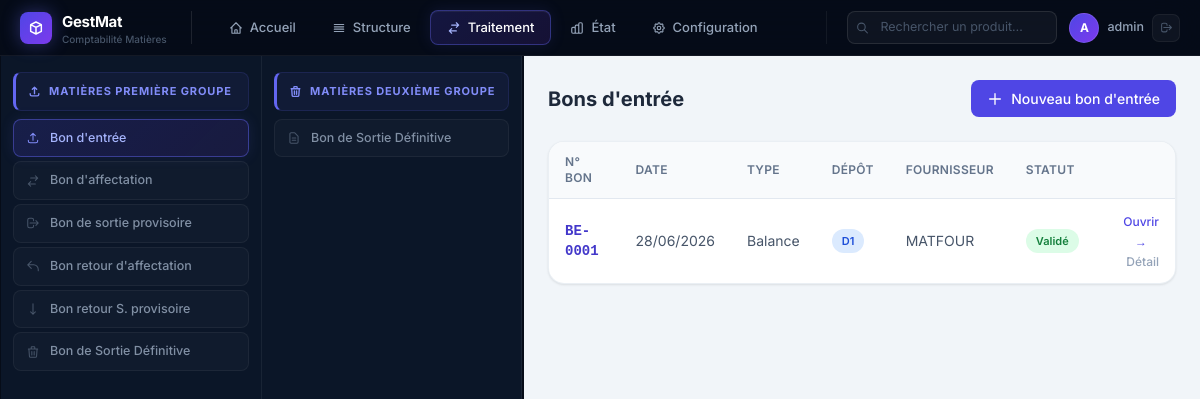
/bons-entree/ (signed in), run on the app's committed database.
### matieres/models.py (models this page shows, shortened)
class BonEntree(models.Model):
    num_bon = models.IntegerField(verbose_name="N° Bon")
    date_creation = models.DateField(verbose_name="Date de création")
    annee_exercice = models.ForeignKey(
        AnneeExercice, on_delete=models.SET_NULL, null=True, blank=True, verbose_name="Année d'exercice"
    )
    references_pieces = models.CharField(max_length=200, blank=True, verbose_name="Références pièces")
    type_entree = models.ForeignKey(
        TypeOperation, on_delete=models.SET_NULL, null=True, blank=True, verbose_name="Type d'entrée"
    )
    valide = models.BooleanField(default=False, verbose_name="Validé")
    depot = models.ForeignKey(Depot, on_delete=models.SET_NULL, null=True, blank=True, verbose_name="Dépôt")
    fournisseur = models.ForeignKey(
        Fournisseur, on_delete=models.SET_NULL, null=True, blank=True, verbose_name="Fournisseur"
    )
    num_bon_engagement = models.IntegerField(default=0, verbose_name="N° Bon d'engagement")
    num_bon_commande = models.IntegerField(default=0, verbose_name="N° Bon de commande")
    chapitre = models.CharField(max_length=100, blank=True, verbose_name="Chapitre")
    class Meta:
        verbose_name = "Bon d'entrée"
        verbose_name_plural = "Bons d'entrée"
        ordering = ['-date_creation', '-num_bon']

class TypeOperation(models.Model):
    libelle = models.CharField(max_length=100, verbose_name="Type d'opération")
    class Meta:
        verbose_name = "Type d'opération"
        verbose_name_plural = "Types d'opération"
    def __str__(self):
        return self.libelle

class Depot(models.Model):
    code = models.CharField(max_length=20, unique=True, verbose_name="Code dépôt")
    class Meta:
        verbose_name = "Dépôt"
        verbose_name_plural = "Dépôts"
        ordering = ['code']
    def __str__(self):
        return self.code

class Fournisseur(models.Model):
    nom = models.CharField(max_length=200, verbose_name="Fournisseur")
    adresse = models.CharField(max_length=300, blank=True, verbose_name="Adresse")
    telephone = models.CharField(max_length=30, blank=True, verbose_name="Téléphone")
    fax = models.CharField(max_length=30, blank=True, verbose_name="Fax")
    code_postal = models.CharField(max_length=20, blank=True, verbose_name="Code postal")
    ville = models.CharField(max_length=100, blank=True, verbose_name="Ville")
    region = models.CharField(max_length=100, blank=True, verbose_name="Région")
    pays = models.CharField(max_length=100, blank=True, verbose_name="Pays")
    fonction = models.CharField(max_length=100, blank=True, verbose_name="Fonction")
    class Meta:
        verbose_name = "Fournisseur"
        verbose_name_plural = "Fournisseurs"
        ordering = ['nom']
    def __str__(self):
        return self.nom

### matieres/views.py (the view)
# urls.py: path('bons-entree/', views.bons_entree_list, name='bons_entree_list'),
@login_required
def bons_entree_list(request):
    bons = BonEntree.objects.select_related('depot', 'fournisseur', 'annee_exercice').order_by('-date_creation', '-num_bon')
    context = {
        'page_title': "Bons d'entrée",
        'bons': bons,
        'nb_non_valides': bons.filter(valide=False).count(),
    }
    return render(request, 'bons/entree_list.html', context)

### templates/bons/entree_list.html (shortened to what this page needs)
{% extends 'base.html' %}
{% block content %}
<div class="flex items-center justify-between mb-6">
  <div>
    <h2 class="text-xl font-bold text-slate-800">Bons d'entrée</h2>
  </div>
  <a href="{% url 'matieres:bon_entree_create' %}" class="btn-primary">
    <svg class="w-4 h-4" fill="none" stroke="currentColor" viewBox="0 0 24 24"><path stroke-linecap="round" stroke-linejoin="round" stroke-width="2" d="M12 4v16m8-8H4"/></svg>
    Nouveau bon d'entrée
  </a>
</div>
<div class="card p-0 overflow-hidden">
  <div class="overflow-x-auto">
    <table class="w-full text-sm">
      <thead class="bg-slate-50 border-b border-slate-200">
        <tr>
          <th class="text-left px-4 py-3 text-xs font-semibold text-slate-500 uppercase tracking-wide">N° Bon</th>
          <th class="text-left px-4 py-3 text-xs font-semibold text-slate-500 uppercase tracking-wide">Date</th>
          <th class="text-left px-4 py-3 text-xs font-semibold text-slate-500 uppercase tracking-wide">Type</th>
          <th class="text-left px-4 py-3 text-xs font-semibold text-slate-500 uppercase tracking-wide">Dépôt</th>
          <th class="text-left px-4 py-3 text-xs font-semibold text-slate-500 uppercase tracking-wide">Fournisseur</th>
          <th class="text-left px-4 py-3 text-xs font-semibold text-slate-500 uppercase tracking-wide">Statut</th>
          <th class="px-4 py-3"></th>
        </tr>
      </thead>
      <tbody class="divide-y divide-slate-100">
        {% for bon in bons %}
        <tr class="hover:bg-slate-50 transition-colors">
          <td class="px-4 py-3 font-mono font-bold text-primary-700">BE-{{ bon.num_bon|stringformat:"04d" }}</td>
          <td class="px-4 py-3 text-slate-600">{{ bon.date_creation|date:"d/m/Y" }}</td>
          <td class="px-4 py-3 text-slate-600">{{ bon.type_entree|default:"—" }}</td>
          <td class="px-4 py-3"><span class="badge-info">{{ bon.depot|default:"—" }}</span></td>
          <td class="px-4 py-3 text-slate-600">{{ bon.fournisseur|default:"—" }}</td>
          <td class="px-4 py-3">
            {% if bon.valide %}
              <span class="badge-success">Validé</span>
            {% else %}
              <span class="badge-warning">En attente</span>
            {% endif %}
          </td>
          <td class="px-4 py-3 text-right">
            <a href="{% url 'matieres:bon_entree_update' bon.pk %}"
               class="text-primary-600 hover:text-primary-800 font-medium text-xs mr-3"
               title="Ouvrir le bon d'entrée">Ouvrir →</a>
            <a href="{% url 'matieres:bon_entree_detail' bon.pk %}"
               class="text-slate-400 hover:text-slate-600 font-medium text-xs">Détail</a>
          </td>
        </tr>
        {% empty %}
        <tr>
          <td colspan="7" class="px-4 py-12 text-center text-slate-400">Aucun bon d'entrée enregistré</td>
        </tr>
        {% endfor %}
      </tbody>
    </table>
  </div>
</div>
{% endblock %}

### templates/base.html (shortened to what this page needs)
<!DOCTYPE html>
<html lang="fr" class="h-full">
<head>
  <script src="https://cdn.tailwindcss.com"></script>
</head>
<body>
<header class="topbar">
  <div class="logo-wrap">
    <div class="logo-icon">
      <svg width="16" height="16" fill="none" stroke="#fff" viewBox="0 0 24 24" stroke-width="2.2">
        <path stroke-linecap="round" stroke-linejoin="round" d="M20 7l-8-4-8 4m16 0l-8 4m8-4v10l-8 4m0-10L4 7m8 4v10M4 7v10l8 4"/>
      </svg>
    </div>
    <div>
      <div class="logo-text">GestMat</div>
      <div class="logo-sub">{% if societe %}{{ societe.nom|truncatechars:20 }}{% else %}Comptabilité Matières{% endif %}</div>
    </div>
  </div>
  <nav class="tab-nav" role="tablist">
    <a href="{% url 'matieres:dashboard' %}" class="tab-btn" data-tab="accueil" role="tab">
      <svg width="14" height="14" fill="none" stroke="currentColor" viewBox="0 0 24 24" stroke-width="2">
        <path stroke-linecap="round" stroke-linejoin="round" d="M3 12l2-2m0 0l7-7 7 7M5 10v10a1 1 0 001 1h3m10-11l2 2m-2-2v10a1 1 0 01-1 1h-3m-6 0a1 1 0 001-1v-4a1 1 0 011-1h2a1 1 0 011 1v4a1 1 0 001 1m-6 0h6"/>
      </svg>
      Accueil
    </a>
    <span class="tab-btn" data-tab="structure" role="tab" style="cursor:pointer">
      <svg width="14" height="14" fill="none" stroke="currentColor" viewBox="0 0 24 24" stroke-width="2">
        <path stroke-linecap="round" stroke-linejoin="round" d="M4 6h16M4 10h16M4 14h16M4 18h16"/>
      </svg>
      Structure
    </span>
    <span class="tab-btn" data-tab="traitement" role="tab" style="cursor:pointer">
      <svg width="14" height="14" fill="none" stroke="currentColor" viewBox="0 0 24 24" stroke-width="2">
        <path stroke-linecap="round" stroke-linejoin="round" d="M8 7h12m0 0l-4-4m4 4l-4 4m0 6H4m0 0l4 4m-4-4l4-4"/>
      </svg>
      Traitement
    </span>
    <span class="tab-btn" data-tab="etat" role="tab" style="cursor:pointer">
      État
    </span>
    <span class="tab-btn" data-tab="configuration" role="tab" style="cursor:pointer">
      Configuration
    </span>
  </nav>
  <div class="topbar-right">
    <div class="search-wrap">
      <svg class="search-icon" width="13" height="13" fill="none" stroke="currentColor" viewBox="0 0 24 24" stroke-width="2">
        <path stroke-linecap="round" stroke-linejoin="round" d="M21 21l-6-6m2-5a7 7 0 11-14 0 7 7 0 0114 0"/>
      </svg>
      <input type="text" placeholder="Rechercher un produit…" name="q"
        hx-get="{% url 'matieres:htmx_recherche_produit' %}"
        hx-trigger="keyup changed delay:300ms"
        hx-target="#search-results">
    </div>
    <div class="user-wrap">
      <div class="user-avatar">{{ request.user.username|first|upper }}</div>
      <span class="user-name">{{ request.user.get_full_name|default:request.user.username }}</span>
      <a href="{% url 'logout' %}" class="btn-logout" title="Déconnexion">
        <svg width="13" height="13" fill="none" stroke="currentColor" viewBox="0 0 24 24" stroke-width="2">
          <path stroke-linecap="round" stroke-linejoin="round" d="M17 16l4-4m0 0l-4-4m4 4H7m6 4v1a3 3 0 01-3 3H6a3 3 0 01-3-3V7a3 3 0 013-3h4a3 3 0 013 3v1"/>
        </svg>
      </a>
    </div>
  </div>
</header>
<div class="app-body">
  <aside id="panel-traitement" class="side-panel w-double" role="navigation" aria-label="Traitement">
    <div class="panel-grid-2">
      <div class="panel-col">
        <div class="section-title">
          <svg width="13" height="13" fill="none" stroke="currentColor" viewBox="0 0 24 24" stroke-width="2.5">
            <path stroke-linecap="round" stroke-linejoin="round" d="M4 16v1a3 3 0 003 3h10a3 3 0 003-3v-1m-4-8l-4-4m0 0L8 8m4-4v12"/>
          </svg>
          Matières première groupe
        </div>
        <a href="{% url 'matieres:bons_entree_list' %}"
           class="panel-btn {% if 'entree' in request.resolver_match.url_name %}active{% endif %}">
          <svg width="14" height="14" fill="none" stroke="currentColor" viewBox="0 0 24 24" stroke-width="1.8">
            <path stroke-linecap="round" stroke-linejoin="round" d="M4 16v1a3 3 0 003 3h10a3 3 0 003-3v-1m-4-8l-4-4m0 0L8 8m4-4v12"/>
          </svg>
          Bon d'entrée
        </a>
        <a href="{% url 'matieres:bons_affectation_list' %}"
           class="panel-btn {% if 'affectation' in request.resolver_match.url_name and 'retour' not in request.resolver_match.url_name %}active{% endif %}">
          <svg width="14" height="14" fill="none" stroke="currentColor" viewBox="0 0 24 24" stroke-width="1.8">
            <path stroke-linecap="round" stroke-linejoin="round" d="M8 7h12m0 0l-4-4m4 4l-4 4m0 6H4m0 0l4 4m-4-4l4-4"/>
          </svg>
          Bon d'affectation
        </a>
        <a href="{% url 'matieres:bons_sortie_prov_list' %}"
           class="panel-btn {% if 'sortie_prov' in request.resolver_match.url_name and 'retour' not in request.resolver_match.url_name %}active{% endif %}">
          <svg width="14" height="14" fill="none" stroke="currentColor" viewBox="0 0 24 24" stroke-width="1.8">
            <path stroke-linecap="round" stroke-linejoin="round" d="M17 16l4-4m0 0l-4-4m4 4H7m6 4v1a3 3 0 01-3 3H6a3 3 0 01-3-3V7a3 3 0 013-3h4a3 3 0 013 3v1"/>
          </svg>
          Bon de sortie provisoire
        </a>
        <a href="{% url 'matieres:bons_retour_affectation_list' %}"
           class="panel-btn {% if 'retour_affectation' in request.resolver_match.url_name %}active{% endif %}">
          <svg width="14" height="14" fill="none" stroke="currentColor" viewBox="0 0 24 24" stroke-width="1.8">
            <path stroke-linecap="round" stroke-linejoin="round" d="M3 10h10a8 8 0 018 8v2M3 10l6 6m-6-6l6-6"/>
          </svg>
          Bon retour d'affectation
        </a>
        <a href="{% url 'matieres:bons_retour_sortie_prov_list' %}"
           class="panel-btn {% if 'retour_sortie_prov' in request.resolver_match.url_name %}active{% endif %}">
          <svg width="14" height="14" fill="none" stroke="currentColor" viewBox="0 0 24 24" stroke-width="1.8">
            <path stroke-linecap="round" stroke-linejoin="round" d="M16 17l-4 4m0 0l-4-4m4 4V3"/>
          </svg>
          Bon retour S. provisoire
        </a>
        <a href="{% url 'matieres:bons_sortie_def_list' %}"
           class="panel-btn {% if 'sortie_def' in request.resolver_match.url_name and 'g1' not in request.resolver_match.url_name %}active{% endif %}">
          <svg width="14" height="14" fill="none" stroke="currentColor" viewBox="0 0 24 24" stroke-width="1.8">
            <path stroke-linecap="round" stroke-linejoin="round" d="M19 7l-.867 12.142A2 2 0 0116.138 21H7.862a2 2 0 01-1.995-1.858L5 7m5 4v6m4-6v6m1-10V4a1 1 0 00-1-1h-4a1 1 0 00-1 1v3M4 7h16"/>
          </svg>
          Bon de Sortie Définitive
        </a>
      </div>
      <div class="panel-col">
        <div class="section-title">
          <svg width="13" height="13" fill="none" stroke="currentColor" viewBox="0 0 24 24" stroke-width="2.5">
            <path stroke-linecap="round" stroke-linejoin="round" d="M19 7l-.867 12.142A2 2 0 0116.138 21H7.862a2 2 0 01-1.995-1.858L5 7m5 4v6m4-6v6m1-10V4a1 1 0 00-1-1h-4a1 1 0 00-1 1v3M4 7h16"/>
          </svg>
          Matières deuxième groupe
        </div>
        <a href="{% url 'matieres:bons_sortie_def_g1_list' %}"
           class="panel-btn {% if 'g1' in request.resolver_match.url_name %}active{% endif %}">
          <svg width="14" height="14" fill="none" stroke="currentColor" viewBox="0 0 24 24" stroke-width="1.8">
            <path stroke-linecap="round" stroke-linejoin="round" d="M9 12h6m-6 4h6m2 5H7a2 2 0 01-2-2V5a2 2 0 012-2h5.586a1 1 0 01.707.293l5.414 5.414a1 1 0 01.293.707V19a2 2 0 01-2 2z"/>
          </svg>
          Bon de Sortie Définitive
        </a>
      </div>
    </div>
  </aside>
  <main class="main-area" id="main-content">
    <div class="main-inner">
      {% block content %}{% endblock %}
    </div>
  </main>
</div>
</body>
</html>

### data on the page
BonEntree: num_bon "0001", date_creation "28/06/2026", type_entree "Balance", depot "D1", fournisseur "MATFOUR", valide "Validé"

### other printed values
{{ request.user.username|first|upper }} "A"
{{ request.user.get_full_name|default:request.user.username }} "admin"
